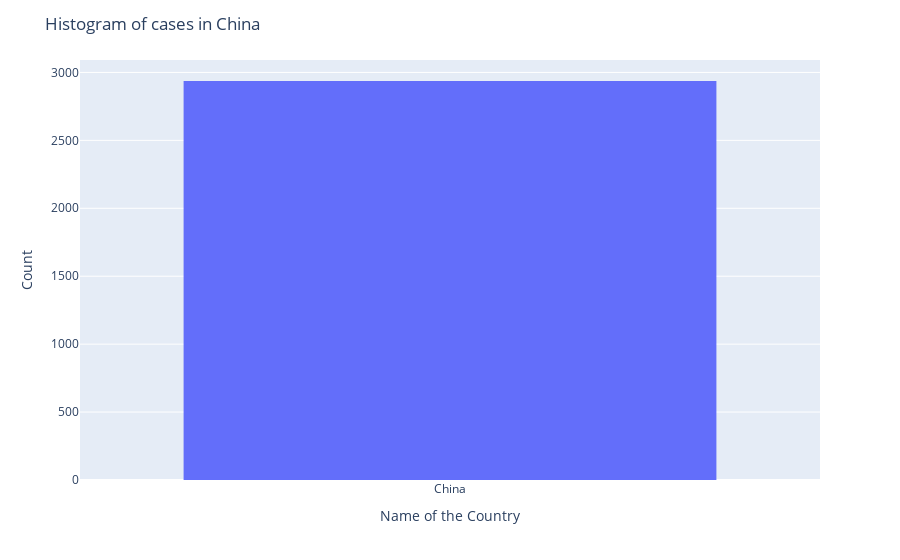

The notebook cell this image was saved under:
### Code cell
histogram_china = final['Country/Region']
fig = px.histogram(histogram_china, x= "Country/Region")
fig.update_layout(
    title_text='Histogram of cases in China', # title of plot
    xaxis_title_text='Name of the Country', # xaxis label
    yaxis_title_text='Count', # yaxis label
    bargap=0.2, # gap between bars of adjacent location coordinates
    bargroupgap=0.1 # gap between bars of the same location coordinates
)
fig.show()

### Figure 1 — Plotly figure (JSON) as saved in the notebook; plotly's stock layout.template omitted (floating-point values rounded to 4 significant figures; data arrays with more than 128 entries replaced by an {"elided": "..."} marker saying what was removed)
{"data": [{"alignmentgroup": "True", "bingroup": "x", "hoverlabel": {"namelength": 0}, "hovertemplate": "Country/Region=%{x}<br>count=%{y}", "legendgroup": "", "marker": {"color": "#636efa"}, "name": "", "offsetgroup": "", "orientation": "v", "showlegend": false, "type": "histogram", "x": {"elided": "2937 str values"}, "xaxis": "x", "yaxis": "y"}], "layout": {"bargap": 0.2, "bargroupgap": 0.1, "barmode": "relative", "legend": {"tracegroupgap": 0}, "margin": {"t": 60}, "title": {"text": "Histogram of cases in China"}, "xaxis": {"anchor": "y", "domain": [0, 1], "title": {"text": "Name of the Country"}}, "yaxis": {"anchor": "x", "domain": [0, 1], "title": {"text": "Count"}}}}
